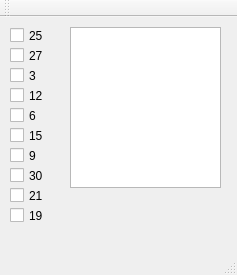
<?xml version="1.0" encoding="UTF-8"?>
<ui version="4.0">
 <class>MainWindow</class>
 <widget class="QMainWindow" name="MainWindow">
  <property name="geometry">
   <rect>
    <x>0</x>
    <y>0</y>
    <width>237</width>
    <height>275</height>
   </rect>
  </property>
  <property name="windowTitle">
   <string>MainWindow</string>
  </property>
  <widget class="QWidget" name="centralWidget">
   <widget class="QCheckBox" name="checkBox25">
    <property name="geometry">
     <rect>
      <x>10</x>
      <y>10</y>
      <width>70</width>
      <height>17</height>
     </rect>
    </property>
    <property name="text">
     <string>25</string>
    </property>
   </widget>
   <widget class="QCheckBox" name="checkBox27">
    <property name="geometry">
     <rect>
      <x>10</x>
      <y>30</y>
      <width>70</width>
      <height>17</height>
     </rect>
    </property>
    <property name="text">
     <string>27</string>
    </property>
   </widget>
   <widget class="QCheckBox" name="checkBox3">
    <property name="geometry">
     <rect>
      <x>10</x>
      <y>50</y>
      <width>70</width>
      <height>17</height>
     </rect>
    </property>
    <property name="text">
     <string>3</string>
    </property>
   </widget>
   <widget class="QCheckBox" name="checkBox12">
    <property name="geometry">
     <rect>
      <x>10</x>
      <y>70</y>
      <width>70</width>
      <height>17</height>
     </rect>
    </property>
    <property name="text">
     <string>12</string>
    </property>
   </widget>
   <widget class="QCheckBox" name="checkBox6">
    <property name="geometry">
     <rect>
      <x>10</x>
      <y>90</y>
      <width>70</width>
      <height>17</height>
     </rect>
    </property>
    <property name="text">
     <string>6</string>
    </property>
   </widget>
   <widget class="QCheckBox" name="checkBox15">
    <property name="geometry">
     <rect>
      <x>10</x>
      <y>110</y>
      <width>70</width>
      <height>17</height>
     </rect>
    </property>
    <property name="text">
     <string>15</string>
    </property>
   </widget>
   <widget class="QCheckBox" name="checkBox9">
    <property name="geometry">
     <rect>
      <x>10</x>
      <y>130</y>
      <width>70</width>
      <height>17</height>
     </rect>
    </property>
    <property name="text">
     <string>9</string>
    </property>
   </widget>
   <widget class="QCheckBox" name="checkBox30">
    <property name="geometry">
     <rect>
      <x>10</x>
      <y>150</y>
      <width>70</width>
      <height>17</height>
     </rect>
    </property>
    <property name="text">
     <string>30</string>
    </property>
   </widget>
   <widget class="QCheckBox" name="checkBox21">
    <property name="geometry">
     <rect>
      <x>10</x>
      <y>170</y>
      <width>70</width>
      <height>17</height>
     </rect>
    </property>
    <property name="text">
     <string>21</string>
    </property>
   </widget>
   <widget class="QCheckBox" name="checkBox19">
    <property name="geometry">
     <rect>
      <x>10</x>
      <y>190</y>
      <width>70</width>
      <height>17</height>
     </rect>
    </property>
    <property name="text">
     <string>19</string>
    </property>
   </widget>
   <widget class="QListWidget" name="listWidget_selected">
    <property name="geometry">
     <rect>
      <x>70</x>
      <y>10</y>
      <width>151</width>
      <height>161</height>
     </rect>
    </property>
   </widget>
   <widget class="QLabel" name="label_win">
    <property name="geometry">
     <rect>
      <x>80</x>
      <y>180</y>
      <width>131</width>
      <height>16</height>
     </rect>
    </property>
    <property name="text">
     <string/>
    </property>
   </widget>
  </widget>
  <widget class="QMenuBar" name="menuBar">
   <property name="geometry">
    <rect>
     <x>0</x>
     <y>0</y>
     <width>237</width>
     <height>21</height>
    </rect>
   </property>
  </widget>
  <widget class="QToolBar" name="mainToolBar">
   <attribute name="toolBarArea">
    <enum>TopToolBarArea</enum>
   </attribute>
   <attribute name="toolBarBreak">
    <bool>false</bool>
   </attribute>
  </widget>
  <widget class="QStatusBar" name="statusBar"/>
 </widget>
 <layoutdefault spacing="6" margin="11"/>
 <resources/>
 <connections/>
</ui>
